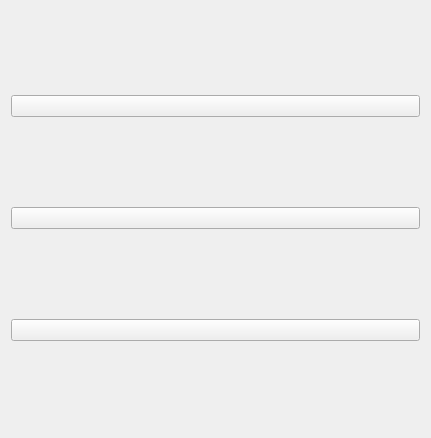
<?xml version="1.0" encoding="UTF-8"?>
<ui version="4.0">
 <class>Acceuil</class>
 <widget class="QWidget" name="Acceuil">
  <property name="geometry">
   <rect>
    <x>0</x>
    <y>0</y>
    <width>431</width>
    <height>438</height>
   </rect>
  </property>
  <property name="windowTitle">
   <string>Form</string>
  </property>
  <layout class="QVBoxLayout" name="verticalLayout">
   <item>
    <widget class="QPushButton" name="pushButton_Profil">
     <property name="toolTip">
      <string extracomment="Ajouter ou modifier une unité">Ajouter ou modifier une unité</string>
     </property>
     <property name="text">
      <string/>
     </property>
     <property name="icon">
      <iconset>
       <normaloff>../Ressources/Boutons/Icone-Mordheim_unite.png</normaloff>../Ressources/Boutons/Icone-Mordheim_unite.png</iconset>
     </property>
     <property name="iconSize">
      <size>
       <width>128</width>
       <height>128</height>
      </size>
     </property>
    </widget>
   </item>
   <item>
    <widget class="QPushButton" name="pushButton_listeBande">
     <property name="text">
      <string/>
     </property>
     <property name="icon">
      <iconset>
       <normaloff>../Ressources/Boutons/Icone-Mordheim_bandes.png</normaloff>../Ressources/Boutons/Icone-Mordheim_bandes.png</iconset>
     </property>
     <property name="iconSize">
      <size>
       <width>128</width>
       <height>128</height>
      </size>
     </property>
    </widget>
   </item>
   <item>
    <widget class="QPushButton" name="pushButton_Campagne">
     <property name="text">
      <string/>
     </property>
     <property name="icon">
      <iconset>
       <normaloff>../Ressources/Boutons/Icone-Mordheim_campagne.png</normaloff>../Ressources/Boutons/Icone-Mordheim_campagne.png</iconset>
     </property>
     <property name="iconSize">
      <size>
       <width>128</width>
       <height>128</height>
      </size>
     </property>
    </widget>
   </item>
  </layout>
 </widget>
 <resources/>
 <connections/>
</ui>
